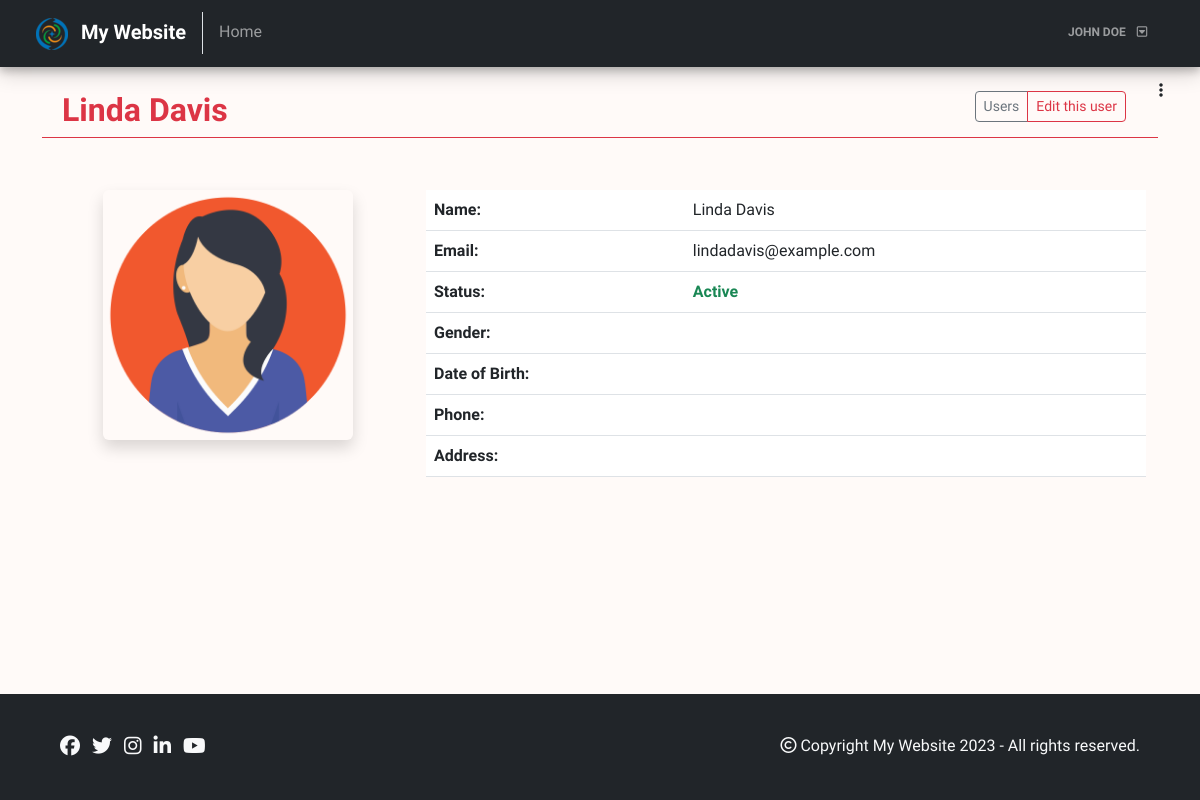
The app's page /admin/users/view.php?id=6 (signed in) with its own data.
### tables this page shows
CREATE TABLE `users` (
  `user_id` int(11) NOT NULL,
  `user_name` varchar(255) NOT NULL,
  `user_email` varchar(255) NOT NULL,
  `user_password` varchar(255) NOT NULL,
  `user_gender` char(1) DEFAULT NULL,
  `user_dob` date DEFAULT NULL,
  `user_phone` varchar(15) DEFAULT NULL,
  `user_address` varchar(255) DEFAULT NULL,
  `user_image` varchar(255) DEFAULT NULL,
  `user_role` char(1) NOT NULL DEFAULT 'u',
  `user_status` tinyint(1) NOT NULL DEFAULT 1,
  `created_at` datetime NOT NULL DEFAULT current_timestamp(),
  `updated_at` datetime NOT NULL DEFAULT current_timestamp()
);

### logics/db.php (called while the page is built, shortened)
<?php
class db
{
	private $dbHost = "localhost";
	private $dbUser = "root";
	private $dbPassword = "";
	private $dbName = "php_basic_crud_db";
	private $mysqli = "";
	private $conn = false;
	public function __construct()
	{
		if(!$this->conn)
		{
			$this->mysqli = new mysqli($this->dbHost, $this->dbUser, $this->dbPassword, $this->dbName);
			$this->conn = true;
		}
		else
		{
			return true;
		}
	}
	public function dynamicallyBindParameters($query, $params)
	{
		$types = '';
	        foreach($params as $param)
	        {
	            if(is_int($param))
	            {	$types .= 'i';	}
	            elseif (is_float($param))
	            {	$types .= 'd';	}
	            elseif (is_string($param))
	            {   $types .= 's';	}
	            else
	            {   $types .= 'b';	}
	        }
	        $bind_names[] = $types;
	        for ($i=0; $i<count($params);$i++)
	        {
	            $bind_name = 'bind' . $i;
	            $bind_names[] = &$$bind_name;
	        }
	        return $bind_names;
	}
	public function executeSQL($query, $params, $select = false)
	{
	    if (!empty($params))
	    {
	        $bind_names = $this->dynamicallyBindParameters($query, $params);
			$query = $this->mysqli->prepare($query);
	        call_user_func_array(array($query,'bind_param'), $bind_names);
	        $query->execute();
	        if($select)
	        {
	        	$result = $query->get_result()->fetch_all(MYSQLI_ASSOC);
	    	}
	    }
	    return $result;
	}
}
?>

### admin/users/view.php (the view, shortened to what this page needs)
<?php
include('../../logics/db.php');
$obj = new db();
$id = $_GET['id'];
$paramList = [$id];
$sql = "SELECT * FROM users WHERE user_id = ? AND user_role != 'a' AND user_status != 0";
$result = $obj->executeSQL($sql, $paramList, true);
?>
<!DOCTYPE html>
<html lang="en">
<head>
    <?php include('../includes/head-contents.php'); ?>
</head>
<body>
    <?php include('../includes/admin-navbar.php'); ?>
    <?php include('../includes/admin-sidebar.php'); ?>
    <div class="container my-4">
        <div class="row px-2">
            <div class="col-6">
                <h2 class="text-danger fw-bold"><?php echo $result[0]['user_name']; ?></h2>
            </div>
            <div class="col-6 text-end">
                <div class="btn-group" role="group" aria-label="Basic outlined example">
                    <a href="users.php" type="button" class="btn btn-sm btn-outline-secondary">Users</a>
                    <a href="edit.php?id=<?php echo $result[0]['user_id'] ?>" type="button" class="btn btn-sm btn-outline-danger">Edit this user</a>
                </div>
            </div>
        </div>
        <hr class="text-danger opacity-100 my-0">
    </div>
    <div class="container my-5 px-4 py-1">
        <div class="row">
            <div class="col-md-4 text-center">
                <?php $img = empty($result[0]['user_image']) ? "../../images/placeholder.png" : "../uploads/users/" . $result[0]['user_image']?>
                <img src="<?php echo $img; ?>" class="img img-fluid shadow rounded mb-4 entityImage">
            </div>
            <div class="col-md-8">
                <table class="table">
                    <tr>
                        <td class="fw-bold">Name:</td>
                        <td><?php echo $result[0]['user_name'] ?></td>
                    </tr>
                    <tr>
                        <td class="fw-bold">Email:</td>
                        <td><?php echo $result[0]['user_email'] ?></td>
                    </tr>
                    <tr>
                        <?php
                            $status = "";
                            $statusClass = "";
                            if ($result[0]['user_status'] == "1")
                            {
                                $status =  "Active";
                                $statusClass = "text-success";
                            }
                            elseif($result[0]['user_status'] == "0")
                            {
                                $status =  "Blocked";
                                $statusClass = "text-danger";
                            }
                        ?>
                        <td class="fw-bold">Status:</td>
                        <td class="<?php echo $statusClass; ?> fw-bold"><?php echo $status ?></td>
                    </tr>
                    <tr>
                        <?php
                            $gender = "";
                        ?>
                        <td class="fw-bold">Gender:</td>
                        <td><?php echo $gender ?></td>
                    </tr>
                    <tr>
                        <td class="fw-bold">Date of Birth:</td>
                        <td><?php echo $result[0]['user_dob'] ?></td>
                    </tr>
                    <tr>
                        <td class="fw-bold">Phone:</td>
                        <td><?php echo $result[0]['user_phone'] ?></td>
                    </tr>
                    <tr>
                        <td class="fw-bold">Address:</td>
                        <td><?php echo $result[0]['user_address'] ?></td>
                    </tr>
                </table>
            </div>
        </div>
    </div>
    <?php include('../../includes/footer.php'); ?>
</body>
</html>

### css/style.css (style rules this page uses)
* { font-family: 'Cabin', Helvetica, sans-serif; }
body { min-height: 100vh; position: relative; margin: 0; padding-bottom: 100px; box-sizing: border-box; background-color: #FFFAF8; }
.entityImage { width: 250px; height: 250px; }

### records on screen
users: user_name "Linda Davis", user_image (picture), user_email "lindadavis@example.com", user_status "Active"

### other values on screen
WEBSITE_NAME "My Website"
$_SESSION['username'] "JOHN DOE"
